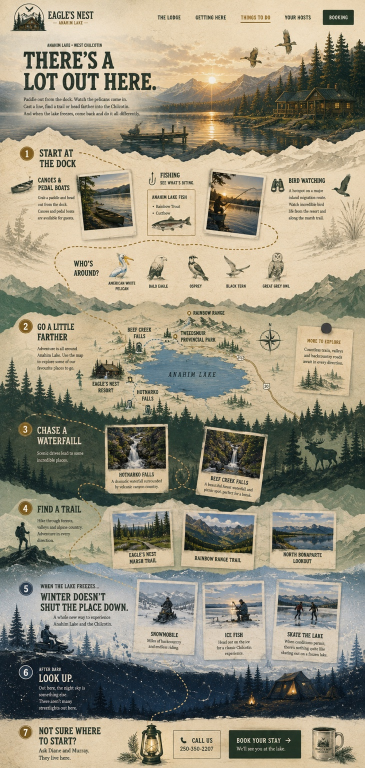
#> input picture src/ttd/reference.jpg, 729 x 1536 px, found by its file name (shown at 1/2 size)
$ python build-layout.py
#> lines starting #> are read from the running program, lines starting #| are printed output that depends on the picture; after the words box and inside, x2 and y2 are one past the last pixel; in counts of white or black regions, pixels touching at a corner belong together
# Chapter 5 layout guide (input image 1) and mask (image 4) for Painting 5. Winter, scenery only.
# Soft colour zones (as in the chapter 4 guide), the reference's own snow-laden spruce at the two edges,
# a pair of track lines for the future snowmobile, and the two agreed edge colours.
# Canvas: 729 x 312 reference px at 4 px each = 2916 x 1248 (21:9). Guide rows = the chapter's own rows.
import cv2, numpy as np
import os
P=os.path.dirname(os.path.abspath(__file__))
S=4; W,H=729,312
bgr=lambda h: np.array([int(h[5:7],16),int(h[3:5],16),int(h[1:3],16)],np.float32)
H45,H56=bgr('#E4E3DC'),bgr('#3A4763')
ref=cv2.imread('src/ttd/reference.jpg').astype(np.float32)
Y=(np.arange(H*S,dtype=np.float32)/S)[:,None]; X=(np.arange(W*S,dtype=np.float32)/S)[None,:]
ss=lambda e0,e1,v: (lambda t: t*t*(3-2*t))(np.clip((v-e0)/(e1-e0),0,1))
def lay(cv,col,a): a=np.asarray(a,np.float32); a=a[...,None] if a.ndim==2 else a; return cv*(1-a)+col*a

cv=np.zeros((H*S,W*S,3),np.float32)+bgr('#E3E4E1')                 # pale winter sky
# 1) distant snowy ranges across the full width: a soft ridge profile, snow-lit tops, blue-grey flanks
rng=np.random.default_rng(5)
xs=np.linspace(0,W,40); prof=34+9*np.sin(xs/37)+6*np.sin(xs/13+1)+rng.normal(0,2.5,len(xs))
ridge=np.interp(X[0],xs,prof)[None,:]
cv=lay(cv,bgr('#C5CCD2'),ss(ridge-1,ridge+2,Y)*(1-ss(70,86,Y)))      # range body
cv=lay(cv,bgr('#EDE9E3'),ss(ridge-1,ridge+1,Y)*(1-ss(ridge+2,ridge+9,Y))*0.8)  # sunlit snow on the crests
cv=lay(cv,bgr('#F0E4DA'),ss(ridge-1,ridge+1,Y)*(1-ss(ridge+1,ridge+4,Y))*0.5)  # faint rose-gold on the highest snow
# a nearer range in front, a little darker, for depth
prof2=58+6*np.sin(xs/29+2)+4*np.sin(xs/11)+rng.normal(0,2,len(xs)); ridge2=np.interp(X[0],xs,prof2)[None,:]
cv=lay(cv,bgr('#A9B4BD'),ss(ridge2-1,ridge2+2,Y)*(1-ss(74,88,Y)))
cv=lay(cv,bgr('#E4E2DE'),ss(ridge2-1,ridge2+1,Y)*(1-ss(ridge2+2,ridge2+7,Y))*0.6)
# 2) forested slopes and the far shore line of snow-laden spruce
cv=lay(cv,bgr('#8E9BA3'),ss(66,80,Y)*(1-ss(96,104,Y)))
cv=lay(cv,bgr('#5E6B70'),ss(92,98,Y)*(1-ss(102,106,Y))*0.85)
# 3) the frozen lake under snow, middle and right; the open snowfield on the left
# the near shore curves from the far shore at the left down to the bottom at the right of centre:
# snowfield in the lower left, lake in the middle and right
shore=250+170*np.clip((Y-104)/140,0,1)**1.6                        # a gentle curve, steepening toward the bottom
lake=ss(shore-22,shore+22,X)
cv=lay(cv,bgr('#DCDEDC'),ss(102,106,Y)*lake)
cv=lay(cv,bgr('#E7E7E3'),ss(102,106,Y)*(1-lake))
cv=lay(cv,bgr('#D2D8DD'),ss(140,205,Y)*lake*0.7)                   # lake darkens a little toward the near shore
bank=np.exp(-((X-shore-8)/9)**2)*ss(112,140,Y)                     # faint shadow along the snowy bank
cv=lay(cv,bgr('#C3CBD2'),bank*0.3)
# soft blue drifts across the snowfield, kept low and calm
drift=0.5+0.5*np.sin(X/23+Y/9)*np.sin(X/61-Y/17)
cv=lay(cv,bgr('#CFD6DD'),ss(150,190,Y)*(1-lake)*drift*0.35)
# 4) quiet area behind the kicker, heading and paragraph: pale sky and snow only
qa=np.zeros((H*S,W*S),np.float32); cv2.rectangle(qa,(30*S,40*S),(290*S,140*S),1,-1)
#> after `cv2.rectangle(qa, (30 * S, 40 * S), (290 * S, 140 * S), 1, -1)`:
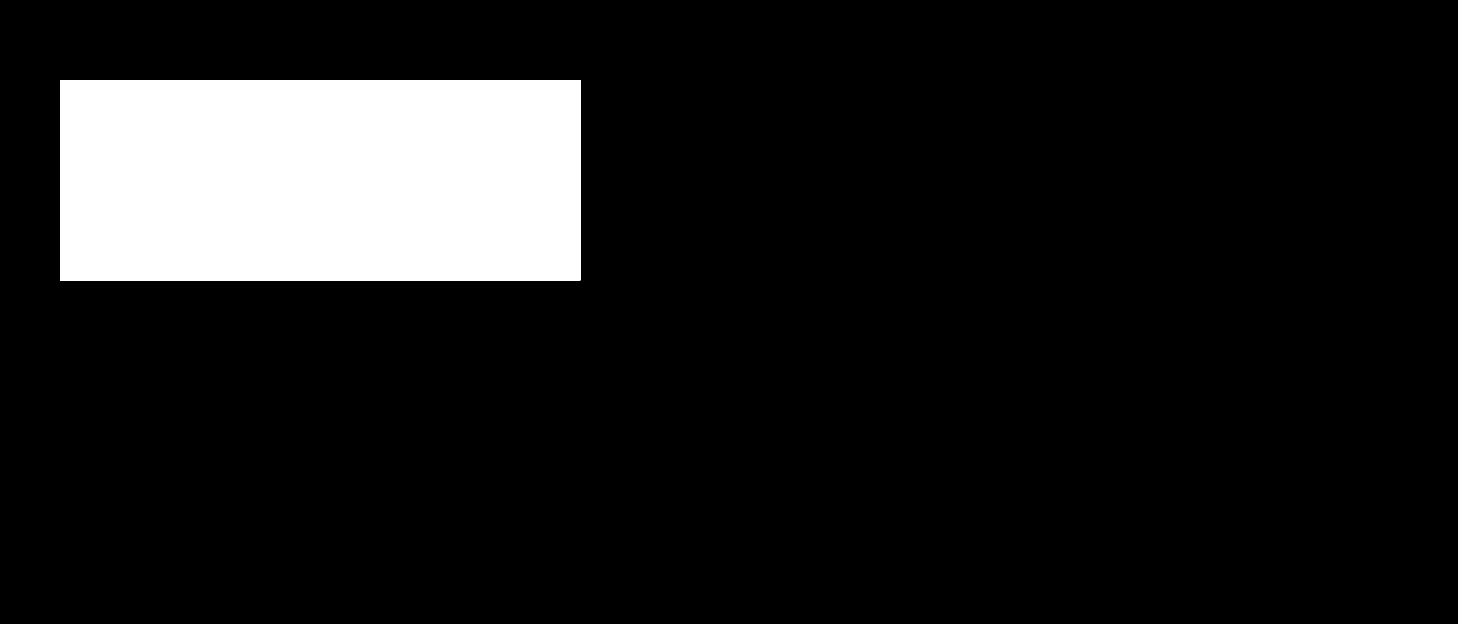
#> qa: shape (1248, 2916) float32 (shown at 1/2 size); values 0 (black) and 1 (white), 11.5% white; 1 white region, box (x1, y1, x2, y2) and area: (120, 160, 1161, 561) 417441
qa=cv2.GaussianBlur(qa,(0,0),sigmaX=130,sigmaY=60); qa=qa/qa.max()
cv=lay(cv,bgr('#E6E6E2'),qa*np.where(Y<90,0.62,0.85))   # the ranges stay faintly visible behind the heading
# 5) evening shadow: the snowfield falls into deep blue that becomes the dusk blue of the bottom band
sh=ss(200,262,Y)
cv=lay(cv,bgr('#8D9AAE'),ss(210,236,Y)*0.85)
cv=lay(cv,bgr('#5B6886'),ss(228,252,Y))
cv=lay(cv,H56,ss(246,274,Y))
# 6) two parallel snowmobile tracks, lower left toward the lake (the snowmobile asset will ride along them)
tr=np.zeros((H*S,W*S),np.uint8)
t=np.linspace(0,1,400)
p0,p1,p2,p3=np.array([18,242]),np.array([130,214]),np.array([250,186]),np.array([420,176])
curve=((1-t)**3)[:,None]*p0+(3*(1-t)**2*t)[:,None]*p1+(3*(1-t)*t**2)[:,None]*p2+(t**3)[:,None]*p3
d=np.gradient(curve,axis=0); n=np.stack([-d[:,1],d[:,0]],1); n/=np.linalg.norm(n,axis=1)[:,None]
for off in (-1.6,1.6):
    pts=((curve+n*off)*S).astype(np.int32)
    cv2.polylines(tr,[pts],False,255,max(2,int(0.8*S)),cv2.LINE_AA)
fade=np.clip((X-300)/120,0,1); trk=cv2.GaussianBlur(tr.astype(np.float32)/255,(0,0),1.2)*(1-fade)
cv=lay(cv,bgr('#97A3B0'),trk*0.9)
# 7) the reference's own snow-laden spruce at both edges (dark trees only, x 0-55, rows 1185-1300)
ry0,ry1,rx1=1194,1290,50
piece=cv2.resize(ref[ry0:ry1,0:rx1],(rx1*S,(ry1-ry0)*S),interpolation=cv2.INTER_CUBIC)
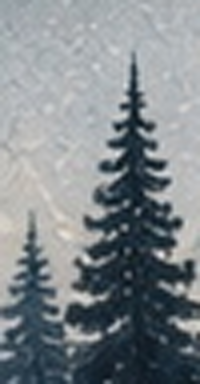
#> piece: shape (384, 200, 3) float32; mean B, G, R 139.5, 135.2, 128.2
lum=cv2.cvtColor(np.clip(piece,0,255).astype(np.uint8),cv2.COLOR_BGR2GRAY)
sil=(lum<120).astype(np.uint8); sil=cv2.morphologyEx(sil,cv2.MORPH_OPEN,np.ones((3,3),np.uint8))
#> after `sil = (lum < 120).astype(np.uint8)`:
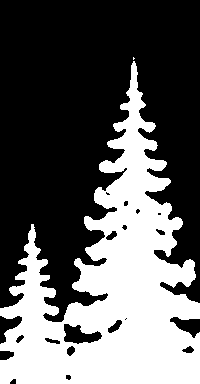
#> sil: shape (384, 200); values 0 (black) and 1 (white), 37.2% white; 2 white regions (1 under 20 px), largest, box (x1, y1, x2, y2) and area: (0, 61, 200, 384) 28580
#> after `sil = cv2.morphologyEx(sil, cv2.MORPH_OPEN, np.ones((3, 3), np.uint8))`: sil: shape (384, 200); values 0 (black) and 1 (white), 37.2% white; 1 white region, box (x1, y1, x2, y2) and area: (0, 63, 200, 384) 28546
al=cv2.GaussianBlur(sil.astype(np.float32),(0,0),2.0)[...,None]
fadeb=np.clip(np.arange(al.shape[0])[::-1]/(14*S),0,1)[:,None,None]; al*=fadeb   # bases sink into the shadow
fader=np.clip(np.arange(al.shape[1])[::-1]/(4*S),0,1)[None,:,None]; al*=fader      # no hard cut at the piece's inner side
al*=0.9
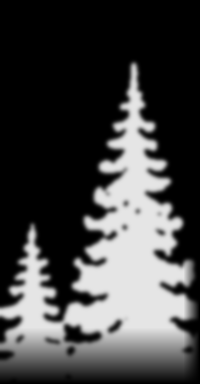
#> al: shape (384, 200, 1) float32; min 0, max 0.9, mean 0.266
for side in ('L','R'):
    pc,a=(piece,al) if side=='L' else (piece[:,::-1],al[:,::-1])
    py=232-(ry1-ry0); px=0 if side=='L' else W-rx1
    reg=cv[py*S:py*S+pc.shape[0], px*S:px*S+pc.shape[1]]
    cv[py*S:py*S+pc.shape[0], px*S:px*S+pc.shape[1]]=reg*(1-a)+pc*a
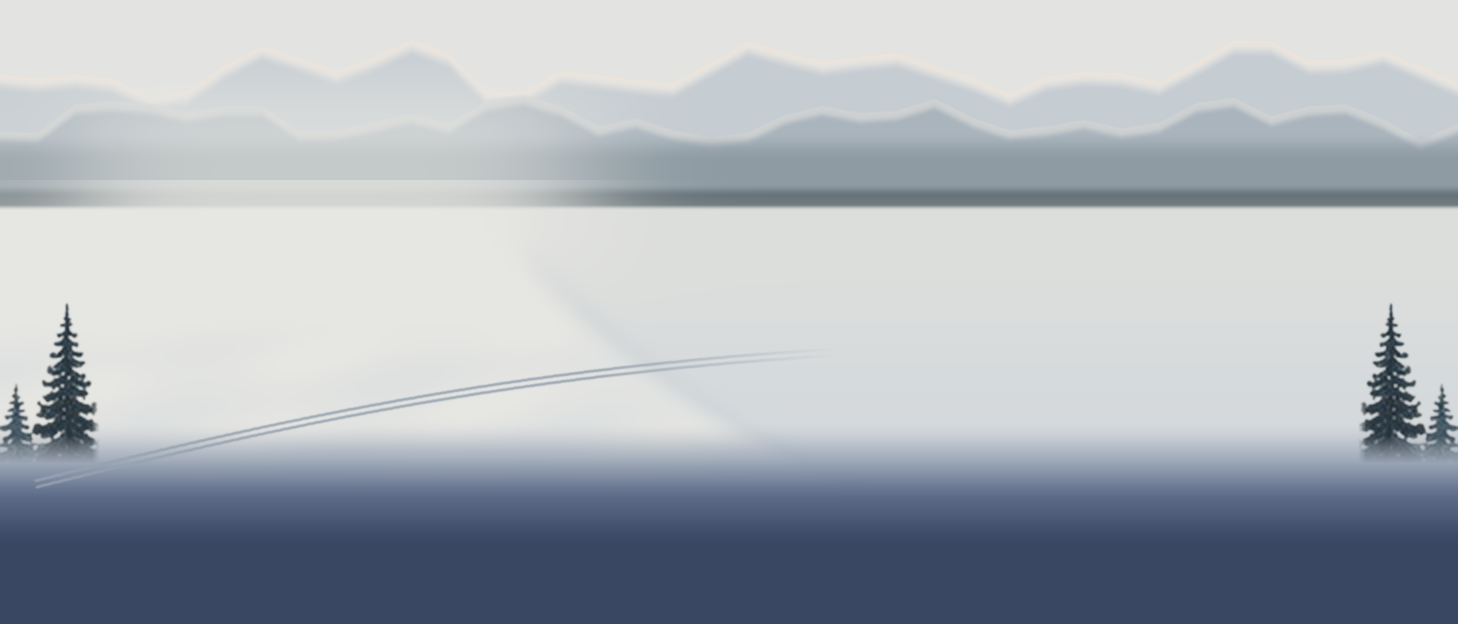
#> cv: shape (1248, 2916, 3) float32 (shown at 1/2 size); mean B, G, R 190.8, 177.5, 173.2
# small spruce in the evening shadow, right half only (the snowmobile's space in the lower left stays open)
for (sx,base,hgt) in [(352,246,22),(371,250,16),(468,244,26),(489,249,18),(575,247,20),(640,243,28),(662,250,17)]:
    sc=hgt/(ry1-ry0); w_=max(2,int(round(rx1*sc*S))); h_=max(2,int(round((ry1-ry0)*sc*S)))
    pc_=cv2.resize(piece,(w_,h_),interpolation=cv2.INTER_AREA)*0.55+bgr('#2E3A4F')*0.45
    a_=cv2.resize(al,(w_,h_),interpolation=cv2.INTER_AREA)
    a_=a_[...,None] if a_.ndim==2 else a_
    yy_,xx_=int((base-hgt)*S),int(sx*S)
    reg=cv[yy_:yy_+h_,xx_:xx_+w_]; cv[yy_:yy_+h_,xx_:xx_+w_]=reg*(1-a_)+pc_*a_
# 8) locked bands, exact colours
cv[:12*S]=H45; cv[292*S:]=H56
for (a,b) in [(12*S,30*S)]:
    for y in range(a,b): tt=(y-a)/(b-a); tt=tt*tt*(3-2*tt); cv[y]=H45*(1-tt)+cv[y]*tt
guide=np.clip(cv,0,255).astype(np.uint8)
cv2.imwrite(P+'/ch5-image1-layout.png',guide); cv2.imwrite(P+'/ch5-image1-layout.jpg',guide,[cv2.IMWRITE_JPEG_QUALITY,95])
mask=np.full((H*S,W*S),255,np.uint8); mask[:12*S]=0; mask[292*S:]=0
cv2.imwrite(P+'/ch5-image4-mask.png',mask)
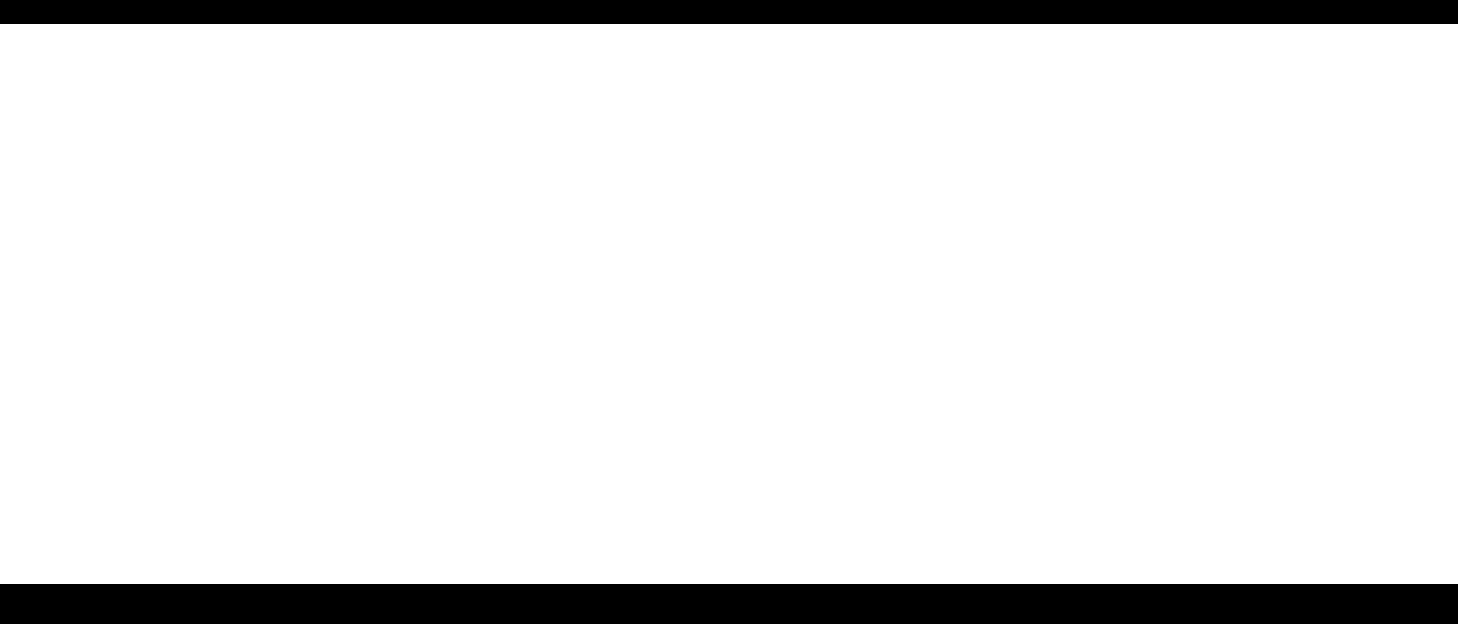
#> saved as ch5-image4-mask.png: shape (1248, 2916) (shown at 1/2 size); 89.7% white; 2 black regions, box (x1, y1, x2, y2) and area: (0, 1168, 2916, 1248) 233280, (0, 0, 2916, 48) 139968
cv2.imwrite(P+'/ch5-guide-small.jpg',cv2.resize(guide,(1458,624),interpolation=cv2.INTER_AREA))
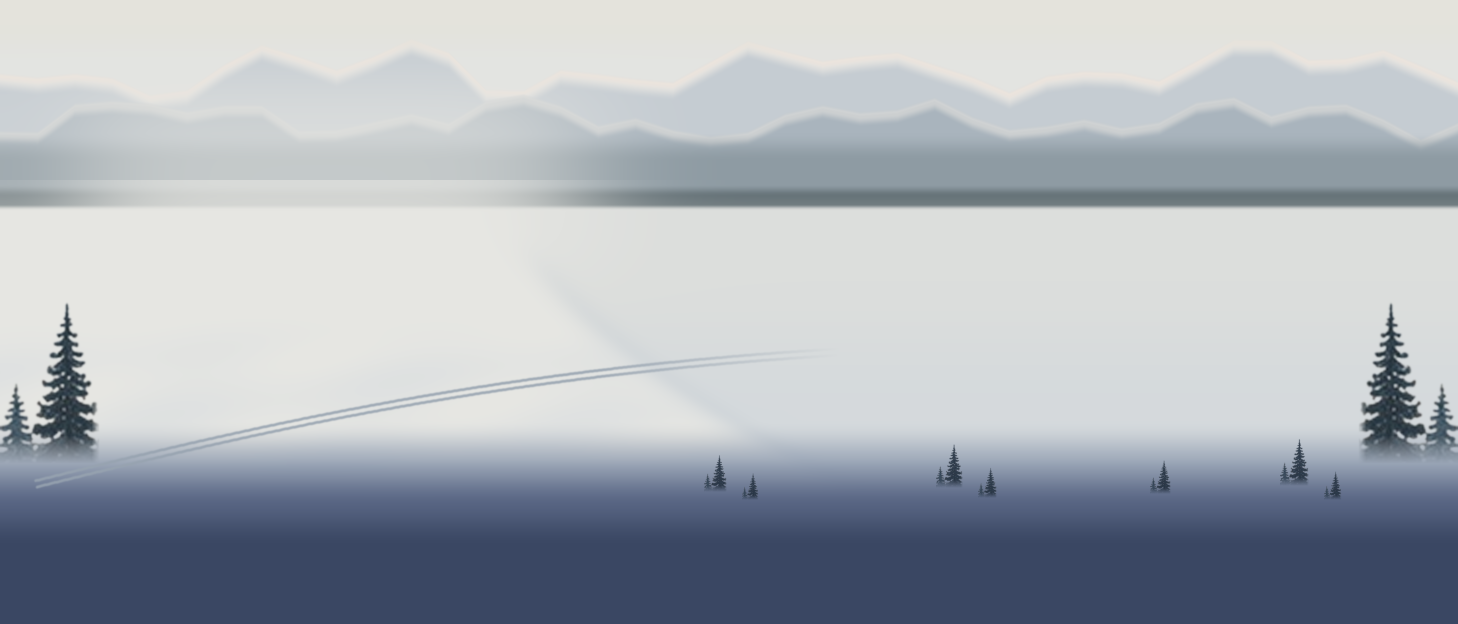
#> saved as ch5-guide-small.jpg: shape (624, 1458, 3); mean B, G, R 185.3, 178, 171.9
print('guide',guide.shape,'mask white %.1f%%'%(100*(mask>0).mean()))
#| guide (1248, 2916, 3) mask white 89.7%
